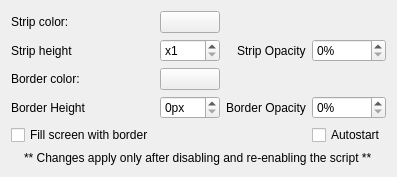
<?xml version="1.0" encoding="UTF-8"?>
<ui version="4.0">
 <class>MouseStripConfig</class>
 <widget class="QWidget" name="MouseStripConfig">
  <property name="geometry">
   <rect>
    <x>0</x>
    <y>0</y>
    <width>355</width>
    <height>177</height>
   </rect>
  </property>
  <layout class="QGridLayout" name="formLayout">
   <item row="0" column="0">
    <widget class="QLabel" name="label">
     <property name="text">
      <string>Strip color:</string>
     </property>
    </widget>
   </item>
   <item row="0" column="1">
    <widget class="KColorButton" name="kcfg_BackgroundColor">
     <property name="color">
      <color></color>
     </property>
    </widget>
   </item>
   <item row="1" column="0">
      <widget class="QLabel" name="label">
       <property name="text">
        <string>Strip height</string>
       </property>
      </widget>
     </item>
   <item row="1" column="1">
      <widget class="QSpinBox" name="kcfg_StripHeight">
       <property name="prefix">
        <string>x</string>
       </property>
       <property name="minimum">
        <number>1</number>
       </property>
       <property name="maximum">
        <number>15</number>
       </property>
      </widget>
     </item>
   <item row="1" column="2" alignment="Qt::AlignRight">
      <widget class="QLabel" name="label_2">
       <property name="text">
        <string>Strip Opacity</string>
       </property>
      </widget>
     </item>
   <item row="1" column="3">
      <widget class="QSpinBox" name="kcfg_StripOpacity">
       <property name="suffix">
        <string>%</string>
       </property>
       <property name="minimum">
        <number>0</number>
       </property>
       <property name="maximum">
        <number>50</number>
       </property>
      </widget>
     </item>
   <item row="2" column="0">
    <widget class="QLabel" name="label">
     <property name="text">
      <string>Border color:</string>
     </property>
    </widget>
   </item>
   <item row="2" column="1">
    <widget class="KColorButton" name="kcfg_BorderColor">
     <property name="color">
      <color>white</color>
     </property>
    </widget>
   </item>
   <item row="3" column="0">
      <widget class="QLabel" name="label_3">
       <property name="text">
        <string>Border Height</string>
       </property>
      </widget>
     </item>
   <item row="3" column="1">
      <widget class="QSpinBox" name="kcfg_BorderHeight">
       <property name="suffix">
        <string>px</string>
       </property>
       <property name="minimum">
        <number>0</number>
       </property>
       <property name="maximum">
        <number>100</number>
       </property>
      </widget>
     </item>
   <item row="3" column="2" alignment="Qt::AlignRight">
      <widget class="QLabel" name="label_4">
       <property name="text">
        <string>Border Opacity</string>
       </property>
      </widget>
     </item>
   <item row="3" column="3">
      <widget class="QSpinBox" name="kcfg_BorderOpacity">
       <property name="suffix">
        <string>%</string>
       </property>
       <property name="minimum">
        <number>0</number>
       </property>
       <property name="maximum">
        <number>100</number>
       </property>
      </widget>
     </item>
   <item row="4" column="0">
      <widget class="QCheckBox" name="kcfg_FillBorder">
       <property name="text">
        <string>Fill screen with border</string>
       </property>
      </widget>
    </item>
   <item row="4" column="3">
      <widget class="QCheckBox" name="kcfg_AutoStart">
       <property name="text">
        <string>Autostart</string>
       </property>
      </widget>
    </item>
	<item row="5" column="0" colspan="4" alignment="Qt::AlignCenter">
      <widget class="QLabel" name="label" >
        <property name="text">
         <string>** Changes apply only after disabling and re-enabling the script **</string>
  		</property>
  	  </widget>
    </item>

  </layout>
 </widget>
 <customwidgets>
  <customwidget>
   <class>KColorButton</class>
   <extends>QPushButton</extends>
   <header>kcolorbutton.h</header>
  </customwidget>
 </customwidgets>
 <resources/>
 <connections/>
</ui>
